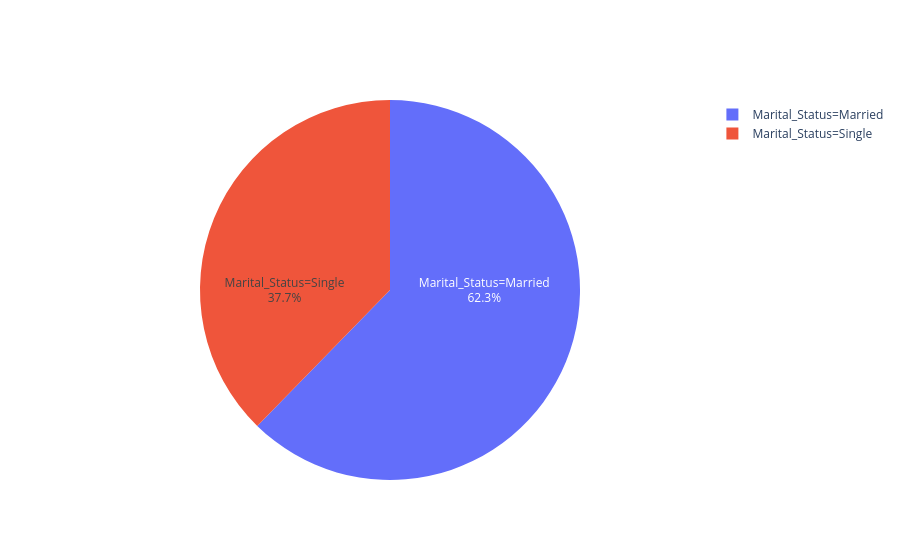

The notebook cell this image was saved under:
### Code cell
import plotly.graph_objects as go
labels = ['Marital_Status=Single','Marital_Status=Married']
values = [172000, 284391]
fig = go.Figure(data=[go.Pie(labels=labels, values=values,  textinfo='label+percent',
                            insidetextorientation='radial')])
fig.show()

### Figure 1 — Plotly figure (JSON) as saved in the notebook; plotly's stock layout.template omitted (floating-point values rounded to 4 significant figures)
{"data": [{"insidetextorientation": "radial", "labels": ["Marital_Status=Single", "Marital_Status=Married"], "textinfo": "label+percent", "type": "pie", "values": [172000, 284391]}], "layout": {}}
